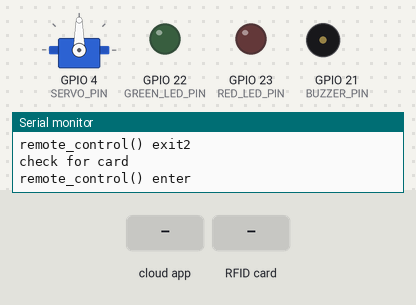
A sketch run on a simulated ESP32. Shown: servo, output pins drawn as LEDs (lit = HIGH), buzzer (waves = sounding, pin HIGH), the last lines printed to the serial monitor. The test bench sets the inputs (shaded band). WiFi joins after 1.5 s; servers stay silent unless stated; the local clock reads 2024-03-15 10:24:30 at power-on unless the sketch sets it; the Firebase database answers and starts empty.

Above: at 3.2 s.
3.3 s: the phone or cloud app sets remoteControl to 1
At 4.3 s:
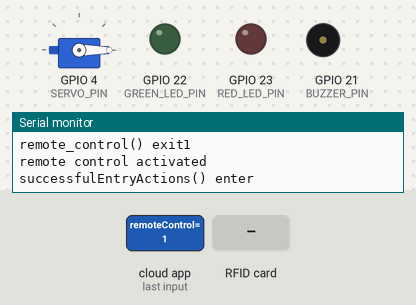
At 5.8 s:
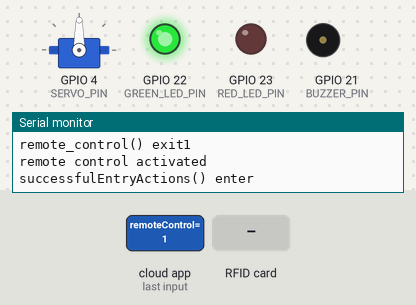
6.3 s: RFID card 5E 7A 19 C4 held to the reader
At 7.2 s:
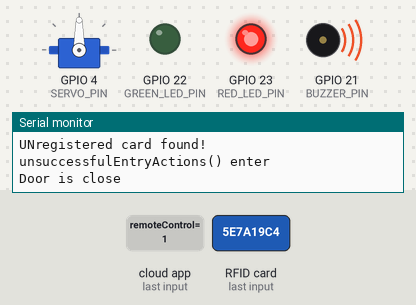
Timing chart, 0 to 10.4 s (numbered marks = the images above; inputs shaded):
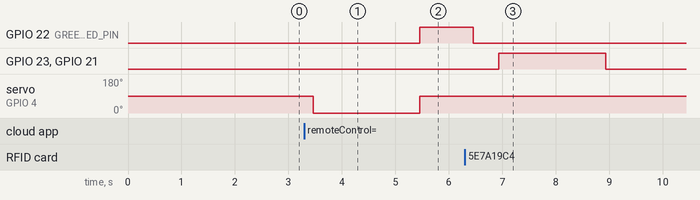

The sketch:

RFIDSmartDoorLock_AccessControl.ino
```cpp
#include <SPI.h>
#include <MFRC522.h>
#include <ESP32Servo.h>
#include <WiFi.h>
#include <Firebase_ESP_Client.h>
#include "time.h"
#include "addons/TokenHelper.h"
#include "addons/RTDBHelper.h"

#define SCK_PIN 13
#define MOSI_PIN 15
#define MISO_PIN 2
#define RST_PIN 14
#define SS_PIN 12

#define SERVO_PIN 4
#define GREEN_LED_PIN 22
#define RED_LED_PIN 23
#define BUZZER_PIN 21

MFRC522 mfrc522(SS_PIN, RST_PIN);
Servo myServo;

const char* ntpServer = "pool.ntp.org"; // request the time from pool.ntp.org
const long gmtOffset_sec = -18000;           // Change the time gmtOffset_sec variable to match your time zone
const int daylightOffset_sec = 0;    // defines the offset in seconds for daylight saving time (seconds)

// rmb to censor this!
#define API_KEY "API KEY GOES HERE"
#define PROJECT_ID "PROJECT ID GOES HERE"
#define DATABASE_URL "DATABASE URL GOES HERE"
#define USER_EMAIL "USER EMAIL GOES HERE"
#define USER_PASSWORD "USER PASSWORD GOES HERE"

FirebaseData firebaseData;
FirebaseAuth auth;
FirebaseConfig config;

void setup() {
  Serial.begin(115200);
  SPI.begin(SCK_PIN, MISO_PIN, MOSI_PIN, SS_PIN);
  mfrc522.PCD_Init();

  myServo.attach(SERVO_PIN);
  pinMode(GREEN_LED_PIN, OUTPUT);
  pinMode(RED_LED_PIN, OUTPUT);
  pinMode(BUZZER_PIN, OUTPUT);

  WiFi.begin("SSID", "PASSWORD");
  Serial.print("Connecting to WiFi");
  while (WiFi.status() != WL_CONNECTED) {
    delay(1000);
    Serial.print(".");
  }
  Serial.println("\nConnected to WiFi");

  configTime(gmtOffset_sec, daylightOffset_sec, ntpServer);


  config.api_key = API_KEY;
  config.database_url = DATABASE_URL;

  auth.user.email = USER_EMAIL;
  auth.user.password = USER_PASSWORD;

  config.token_status_callback = tokenStatusCallback;
  Firebase.begin(&config, &auth);
}

void loop() {
  Serial.println("check for card");
  if (Firebase.ready() && mfrc522.PICC_IsNewCardPresent() && mfrc522.PICC_ReadCardSerial()) {
    Serial.println("firebase ready and card found");
    String rfidUid = getRFIDUid();
    Serial.println(rfidUid);

    // checking if the user RFID is registered
    if (isRegisteredUser(rfidUid)) {
      // Successful Entry
      Serial.println("registered card found!");
      successfulEntryActions();
      logTimestamp("successful", rfidUid);
    } else {
      // Unsuccessful Entry
      Serial.println("UNregistered card found!");
      unsuccessfulEntryActions();
      logTimestamp("unsuccessful", rfidUid);
    }
    //mfrc522.PICC_HaltA();
  }

  if (remote_control()) {
    // Remote Servo Control Entry
    Serial.println("remote control activated");
    successfulEntryActions();
    logTimestamp("remote", "REMOTE");
    setRemoteControlFalse();
  }
}

String getRFIDUid() {
  String uid = "";
  for (byte i = 0; i < mfrc522.uid.size; i++) {
    uid += String(mfrc522.uid.uidByte[i] < 0x10 ? " 0" : "%20");
    uid += String(mfrc522.uid.uidByte[i], HEX);
  }
  return uid;
}

bool isRegisteredUser(String rfidUid) {
  Serial.println("isRegisteredUser() enter");
  String userPath = "/users/" + rfidUid;
  Firebase.RTDB.getBool(&firebaseData, userPath);
  if (firebaseData.boolData()) {
    Serial.println("Successful READ from " + firebaseData.dataPath() +  ": " + firebaseData.boolData() + "( " + firebaseData.dataType() + ")" );
    return true;
  }
  else {
    Serial.println(firebaseData.errorReason());
  }
  Serial.println("Unsuccessful READ of RFID user!");
  return false;
}

void successfulEntryActions() {
  Serial.println("successfulEntryActions() enter");
  myServo.write(0);
  delay(2000);
  myServo.write(90);
  digitalWrite(GREEN_LED_PIN, HIGH);
  delay(1000);
  digitalWrite(GREEN_LED_PIN, LOW);
  Serial.println("successfulEntryActions() exit");
}

void unsuccessfulEntryActions() {
  Serial.println("unsuccessfulEntryActions() enter");
  Serial.println("Door is close");
  digitalWrite(RED_LED_PIN, HIGH);
  digitalWrite(BUZZER_PIN, HIGH);
  delay(2000);
  digitalWrite(RED_LED_PIN, LOW);
  digitalWrite(BUZZER_PIN, LOW);
  Serial.println("unsuccessfulEntryActions() exit");
}

void logTimestamp(String entryType, String rfidUid) {
  Serial.println("logTimestamp() enter");
  String timestampPath = "/timestamps/" + entryType + "/" + printLocalTime();
  Firebase.RTDB.setString(&firebaseData, timestampPath, "Entry by: " + rfidUid + " at " + printLocalTime());
  Serial.println("logTimestamp() exit");
}

bool remote_control(){
  Serial.println("remote_control() enter");
  String remotePath = "/remoteControl";
  Firebase.RTDB.getBool(&firebaseData, remotePath);
  if (firebaseData.boolData()) {
    Serial.println("remote_control() exit1");
    return true;
  }
  else {

  }
  Serial.println("remote_control() exit2");
  return false;
}

void setRemoteControlFalse(){
  Serial.println("setRemoteControlFalse() enter");
  String remotePath = "/remoteControl";
  Firebase.RTDB.setBool(&firebaseData, remotePath, false);
  Serial.println("setRemoteControlFalse() exit");
}

String printLocalTime(){
  Serial.println("printLocalTime() enter");

  struct tm timeinfo;
  if(!getLocalTime(&timeinfo)){
    Serial.println("Failed to obtain time");
    return "NO TIME";
  }

  char timestamp[100];
  strftime(timestamp, 100, "%A, %B %d %Y %H:%M:%S", &timeinfo);
  Serial.println(timestamp);
  Serial.println("printLocalTime() exit");
  return (timestamp);
}
```

Measured:
- after the input at 3.3 s, GPIO 22 (GREEN_LED_PIN): LOW → HIGH after 2.2 s; servo on GPIO 4 (SERVO_PIN): 90° → 0° after 0.16 s, → 90° 2.0 s later
- after the input at 6.3 s, GPIO 23 (RED_LED_PIN), GPIO 21 (BUZZER_PIN): LOW → HIGH after 0.63 s, → LOW 2.0 s later
